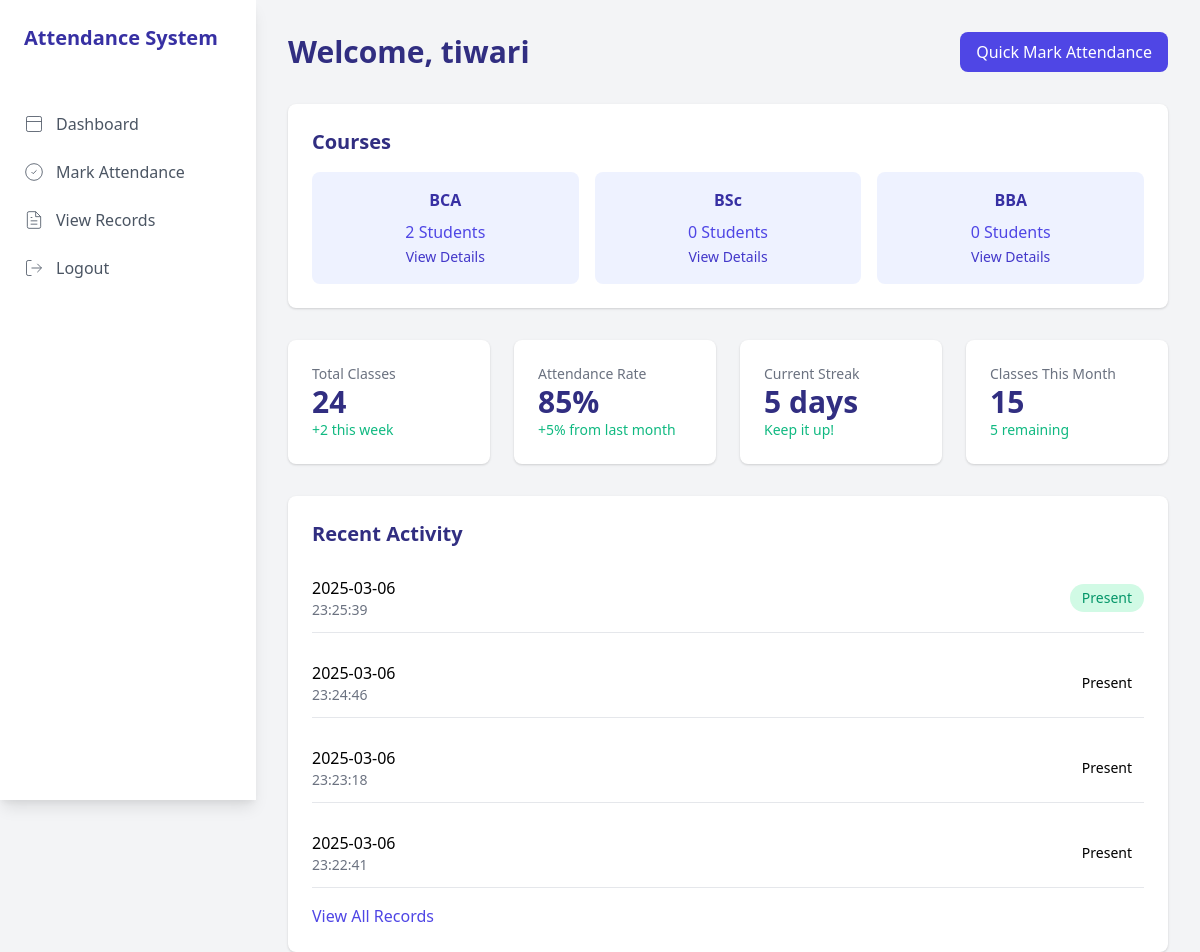
/dashboard (signed in), run on an earlier commit of the app's database.
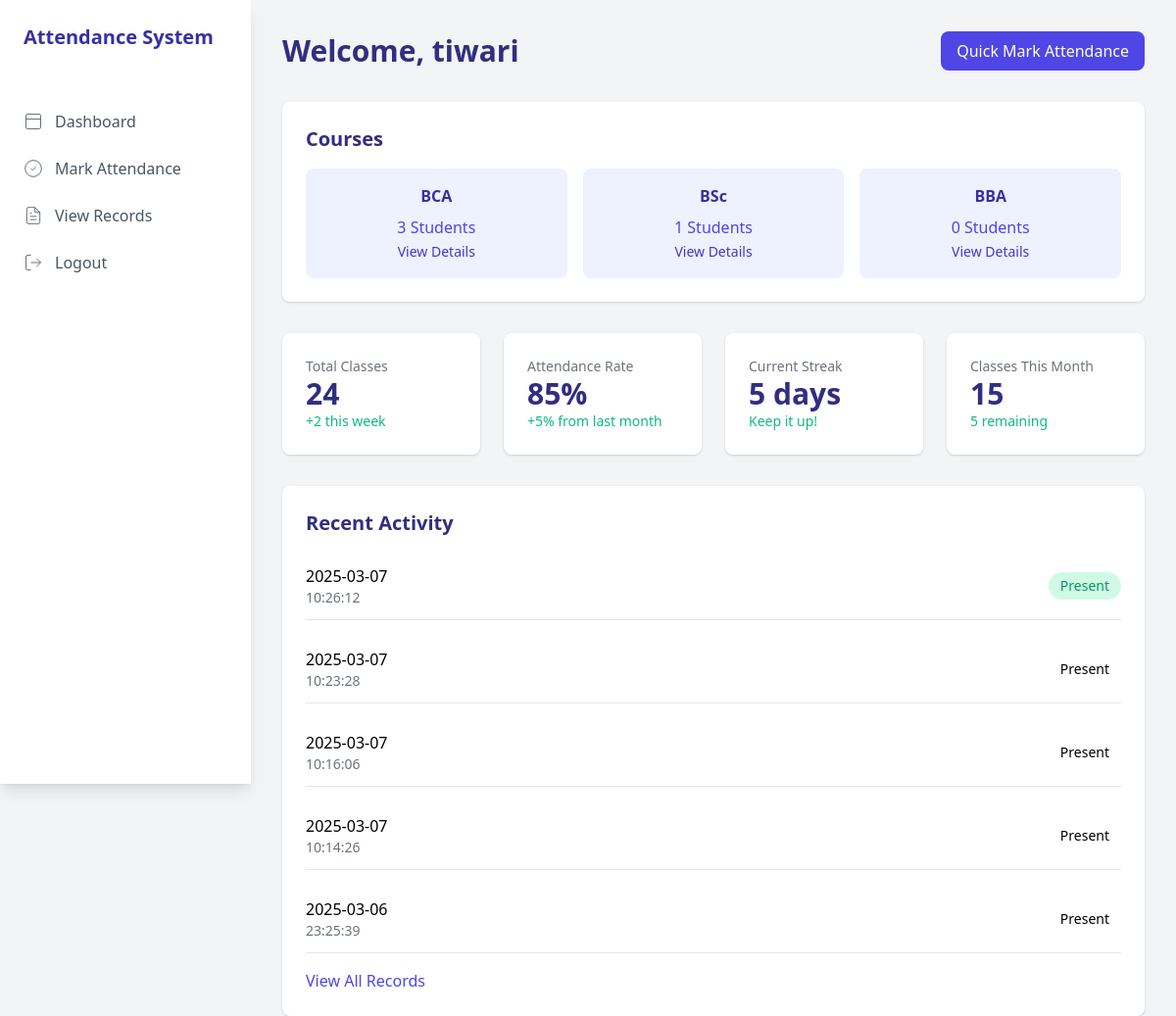
And on a later commit of the database.
### tables this page shows
CREATE TABLE attendance (
        id INTEGER PRIMARY KEY AUTOINCREMENT,
        user_id INTEGER,
        course_id INTEGER,
        time TEXT,
        date TEXT,
        FOREIGN KEY(user_id) REFERENCES users(user_id),
        FOREIGN KEY(course_id) REFERENCES courses(course_id)
    );

### app.py (the view, shortened to what this page needs)
@app.route('/dashboard')
def dashboard():
    if 'username' not in session:
        return redirect(url_for('login'))
    conn = sqlite3.connect(DATABASE_PATH)
    c = conn.cursor()
    if session['role'] == 'teacher':
        c.execute("""
            SELECT users.username, attendance.date, attendance.time
            FROM attendance
            JOIN users ON attendance.user_id = users.user_id
            ORDER BY attendance.date DESC, attendance.time DESC
            LIMIT 5
        """)
    records = c.fetchall()
    course_counts = {}
    if session['role'] == 'teacher':
        c.execute("""
            SELECT COUNT(DISTINCT user_id)
            FROM attendance
            WHERE course_id = 1
        """)
        course_counts['bca'] = c.fetchone()[0]
        c.execute("""
            SELECT COUNT(DISTINCT user_id)
            FROM attendance
            WHERE course_id = 2
        """)
        course_counts['bsc'] = c.fetchone()[0]
        c.execute("""
            SELECT COUNT(DISTINCT user_id)
            FROM attendance
            WHERE course_id = 3
        """)
        course_counts['bba'] = c.fetchone()[0]
    conn.close()
    return render_template('dashboard.html',
                         records=records,
                         role=session['role'],
                         course_counts=course_counts)

### templates/dashboard.html (shortened to what the changed rows need)
<!DOCTYPE html>
<html lang="en">
<head>
    <link href="https://cdnjs.cloudflare.com/ajax/libs/tailwindcss/2.2.19/tailwind.min.css" rel="stylesheet">
</head>
<body class="bg-gray-100">
    <div class="flex h-screen">
        <div class="w-64 bg-white shadow-lg">
            <div class="p-6">
                <h1 class="text-xl font-bold text-indigo-800">Attendance System</h1>
            </div>
        </div>
        <div class="flex-1 p-8">
            <div class="flex justify-between items-center mb-8">
                <h1 class="text-3xl font-bold text-indigo-900">Welcome, {{ session.get('username', 'User') }}</h1>
            </div>
            {% if session.get('role') == 'teacher' %}
            <div class="bg-white rounded-lg shadow p-6 mb-8">
                <h2 class="text-xl font-bold text-indigo-900 mb-4">Courses</h2>
                <div class="grid grid-cols-3 gap-4">
                    <div class="p-4 bg-indigo-50 rounded-lg text-center hover:bg-indigo-100 transition">
                        <h3 class="text-indigo-800 font-semibold">BCA</h3>
                        <p class="mt-2 text-indigo-600">{{ course_counts.bca }} Students</p>
                        <a href="{{ url_for('view_course_records', course_id=1) }}" class="mt-2 text-sm text-indigo-700 hover:underline">View Details</a>
                    </div>
                    <div class="p-4 bg-indigo-50 rounded-lg text-center hover:bg-indigo-100 transition">
                        <h3 class="text-indigo-800 font-semibold">BSc</h3>
                        <p class="mt-2 text-indigo-600">{{ course_counts.bsc }} Students</p>
                        <a href="{{ url_for('view_course_records', course_id=2) }}" class="mt-2 text-sm text-indigo-700 hover:underline">View Details</a>
                    </div>
                    <div class="p-4 bg-indigo-50 rounded-lg text-center hover:bg-indigo-100 transition">
                        <h3 class="text-indigo-800 font-semibold">BBA</h3>
                        <p class="mt-2 text-indigo-600">{{ course_counts.bba }} Students</p>
                        <a href="{{ url_for('view_course_records', course_id=3) }}" class="mt-2 text-sm text-indigo-700 hover:underline">View Details</a>
                    </div>
                </div>
            </div>
            {% endif %}
            <div class="grid grid-cols-4 gap-6 mb-8">
                <div class="bg-white p-6 rounded-lg shadow">
                    <h2 class="text-gray-500 text-sm font-medium">Total Classes</h2>
                </div>
                <div class="bg-white p-6 rounded-lg shadow">
                    <h2 class="text-gray-500 text-sm font-medium">Attendance Rate</h2>
                </div>
                <div class="bg-white p-6 rounded-lg shadow">
                    <h2 class="text-gray-500 text-sm font-medium">Current Streak</h2>
                </div>
                <div class="bg-white p-6 rounded-lg shadow">
                    <h2 class="text-gray-500 text-sm font-medium">Classes This Month</h2>
                </div>
            </div>
            <div class="bg-white rounded-lg shadow p-6">
                <h2 class="text-xl font-bold text-indigo-900 mb-4">Recent Activity</h2>
                <div class="space-y-4">
                    {% for record in records %}
                    <div class="flex items-center justify-between py-3 border-b">
                        <div>
                            <h3 class="font-medium">{{ record[1] }}</h3>
                            <p class="text-sm text-gray-500">{{ record[2] }}</p>
                        </div>
                        <span class="px-3 py-1 text-sm {% if loop.index0 == 0 %}text-green-600{% else %}text-orange-600{% endif %} bg-{% if loop.index0 == 0 %}green{% else %}orange{% endif %}-100 rounded-full">
                            {% if loop.index0 == 0 %}Present{% else %}Present{% endif %}
                        </span>
                    </div>
                    {% endfor %}
                </div>
            </div>
        </div>
    </div>
</body>
</html>

What changed in the data, as far as the page shows it:
no longer on this page (row unchanged): attendance: date "2025-03-06", time "23:24:46", shows "Present"
no longer on this page (row unchanged): attendance: date "2025-03-06", time "23:23:18", shows "Present"
no longer on this page (row unchanged): attendance: date "2025-03-06", time "23:22:41", shows "Present"
added attendance: date "2025-03-07", time "10:26:12", shows "Present"
added attendance: date "2025-03-07", time "10:23:28", shows "Present"
added attendance: date "2025-03-07", time "10:16:06", shows "Present"
added attendance: date "2025-03-07", time "10:14:26", shows "Present"
Also different on the page:
{{ course_counts.bca }}: "2" → "3"
{{ course_counts.bsc }}: "0" → "1"
